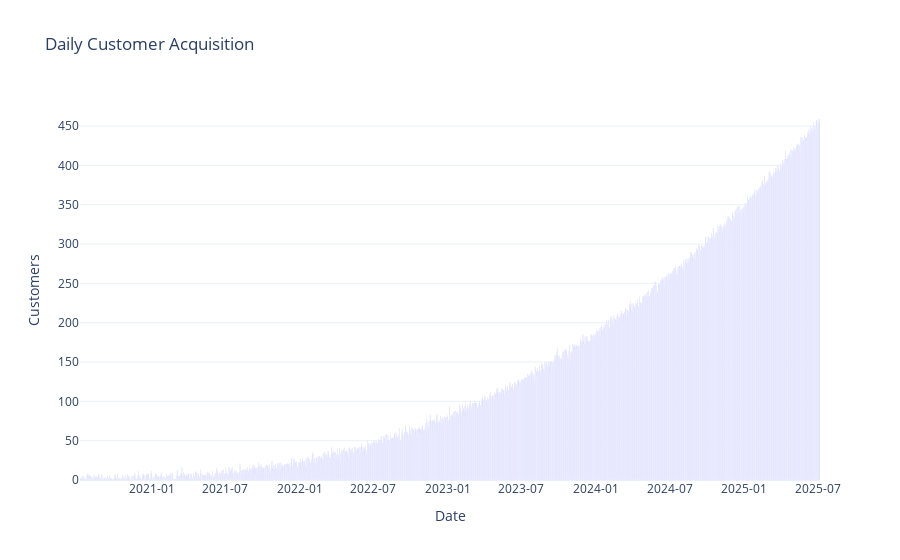

Write notebook code for a chart like this one.
### Code cell
import pandas as pd
import random 
from datetime import datetime, timedelta, date
import numpy as np
from scipy.stats import beta
import numpy as np

products = {
    'product_id': list(range(1, 16)),
    'Product Name': [
        'Brew Bliss Beans',
        'Java Journey Roast',
        'Caffeine Cascade',
        'Roast Ritual Reserve',
        'Mornin’ Mojo Blend',
        'Perk & Pour Grounds',
        'Daily Drip Delight',
        'Velvet Roast Co.',
        'Sunrise Sips',
        'Bold Brew Collective',
        'Midnight Mug Dark Roast',
        'Cuppa Joy Espresso',
        'The Beanery Box',
        'Golden Crema Collection',
        'Steam & Sip Select'
    ],
    'Freq': [10, 8, 8, 7, 6, 4, 3, 3, 3, 2, 2, 2, 1, 1, 1]
}

product_prices = {
    'Brew Bliss Beans': 19.99,
    'Java Journey Roast': 19.99,
    'Caffeine Cascade': 19.99,
    'Roast Ritual Reserve': 19.99,
    'Mornin’ Mojo Blend': 19.99,
    'Perk & Pour Grounds': 21.99,
    'Daily Drip Delight': 21.99,
    'Velvet Roast Co.': 19.99,
    'Sunrise Sips': 19.99,
    'Bold Brew Collective': 19.99,
    'Midnight Mug Dark Roast': 19.99,
    'Cuppa Joy Espresso': 19.99,
    'The Beanery Box': 19.99,
    'Golden Crema Collection': 19.99,
    'Steam & Sip Select': 23.99
}

product_bag = []
for i,a in enumerate(products['Product Name']):
    j = 1 
    while j <= products['Freq'][i]:
        product_bag.append(a)
        j = j+1

types = {'subscriber','alc'}
discounts = [0,0,0,0,0,0,0.1,0.1,0.1,0.1,0.1,0.1,0.1,0.1,0.2,0.2,0.2,0.3]
discount_mult = {0: [0,5], 0.1: list(range(0,21)), 0.2: list(range(21,40)), 0.3:[41,75]}
susbcription_types = [1,1,1,2,2,2,2,2,2,3,3,3,4,4,5,5,6]
subscription_type_mult = {1: list(range(20,50)),2: list(range(50,75)), 3: list(range(20,50)), 4:list(range(10,21)),
                          5: list(range(1,10)), 6:[1]}
subscription_status = {'active', 'cancel'}

today = date.today()
five_years_ago = today - timedelta(days=5*365)  # Approximate
total_days = 5*365

def simulate_customer_growth(start_date, end_date, num_customers, noise_std=3, growth_power=2):
    total_days = (end_date - start_date).days
    days = np.arange(total_days)
    
    base_curve = (days / total_days) ** growth_power
    base_curve = base_curve / base_curve.sum() * num_customers

    noise = np.random.normal(loc=0, scale=noise_std, size=total_days)
    daily_customers = np.maximum(base_curve + noise, 0).astype(int)

    daily_total = daily_customers.sum()
    difference = num_customers - daily_total

    if difference > 0:
        for _ in range(difference):
            daily_customers[np.random.randint(0, total_days)] += 1
    elif difference < 0:
        indices = np.where(daily_customers > 0)[0]
        for _ in range(-difference):
            i = np.random.choice(indices)
            daily_customers[i] -= 1

    purchase_dates = []
    for i, n in enumerate(daily_customers):
        purchase_dates.extend([start_date + timedelta(days=i)] * n)

    df = pd.DataFrame({'first_purchase_date': purchase_dates})
    return df

# PARAMETERS
num_subscribers = 203456
start_date = date.today() - timedelta(days=5 * 365)
end_date = date.today()

# Generate subscriber dates
sub_df = simulate_customer_growth(start_date, end_date, num_subscribers, noise_std=3, growth_power=2.5)

# Assign subscriber IDs
sub_df['customer_id'] = ['sub' + str(x) for x in range(1, num_subscribers + 1)]

# Assign products, subscription types, and discounts
sub_df['first_product'] = [random.choice(product_bag) for _ in range(num_subscribers)]
sub_df['subscription_type'] = [random.choice(susbcription_types) for _ in range(num_subscribers)]

# sub_df['subscription_type_code'] = [random.choice(susbcription_types) for _ in range(num_subscribers)]
sub_df['discount'] = [random.choice(discounts) for _ in range(num_subscribers)]

subscribers = sub_df.rename(columns={'subscription_type_code': 'subscription_type'})



# PARAMETERS
num_alc = 34890

# Generate alc dates
alc_df = simulate_customer_growth(start_date, end_date, num_alc, noise_std=3, growth_power=2.5)

# Assign alc IDs
alc_df['customer_id'] = ['alc' + str(x) for x in range(1, num_alc + 1)]
alc_df['subscription_type'] = ['alc'] * num_alc

# Assign products
alc_df['first_product'] = [random.choice(product_bag) for _ in range(num_alc)]

alcs = alc_df
    
alcs['subscription_type'] = 0
alcs['discount'] = 0

all_customers = pd.concat([subscribers,alcs])

all_customers.to_csv('/Users/brunodupont/Desktop/proj/data/coffee_customers.csv')

import plotly.express as px
import pandas as pd

# Group by first_purchase_date and count unique customers
daily_customers = all_customers.groupby(['first_purchase_date']).agg(
    customers=('customer_id', lambda x: x.nunique())
).reset_index()

# Optional: sort by date to ensure proper ordering
daily_customers = daily_customers.sort_values('first_purchase_date')

# Plot using Plotly
fig = px.bar(
    daily_customers,
    x='first_purchase_date',
    y='customers',
    title='Daily Customer Acquisition',
    labels={'first_purchase_date': 'First Purchase Date', 'customers': 'Number of Customers'},
    template='plotly_white'
)

fig.update_layout(
    xaxis_title='Date',
    yaxis_title='Customers',
    xaxis_tickformat='%Y-%m',
    bargap=0.1
)

fig.show()

import pandas as pd
import random
from datetime import datetime, timedelta
import numpy as np

all_customers['index'] = all_customers.index

order_probas = {1: 0.7, 2: 0.75, 3: 0.75, 4: 0.75, 5: 0.8, 6: 0.8, 7: 0.85, 8: 0.85, 9: 0.9, 10: 0.9, 
                11: 0.9, 12: 0.9, 13: 0.9, 14: 0.9, 15: 0.9, 16: 0.85, 17: 0.85, 18: 0.85, 19: 0.8, 20: 0.8}
disount_mult_ranges = {0: [0], 0.1: [1,15], 0.2: [15,25], 0.3: [25,40]}
subscription_type_mult = {
    1: list(range(0,10)), 2: list(range(0,1)), 3: list(range(10,20)), 4: list(range(20,30)),
    5: list(range(20,30)), 6: list(range(30,40))
}
skip_intervals = [0]*14 + [1]*3 + [2]*2 + [3]

product_bag = ["espresso", "latte", "cappuccino", "americano", "cold brew", "flat white"]  # example product list

subcusts = all_customers[all_customers['subscription_type'] > 0]
purchase_rows = []

for _, row in subcusts.iterrows():
    customer_id = row['customer_id']
    subscription_type = row['subscription_type']
    first_purchase_date = row['first_purchase_date']
    first_product = row['first_product']
    discount = row['discount']
    next_date = pd.to_datetime(first_purchase_date)
    purchase_rows.append([customer_id, next_date, first_product, 'sub'])

    corders = 1
    discount_mult = 1
    sub_mult = 1

    while corders <= 50:
        if corders > 20:
            new_order_prob = 0.75
        else:
            if corders == 1:
                discount_mult = 1 - (random.choice(disount_mult_ranges[discount]) / 100)
                sub_mult = 1 - (random.choice(subscription_type_mult[subscription_type]) / 100)
            new_order_prob = order_probas.get(corders, 0.75) * discount_mult * sub_mult

        if random.random() > new_order_prob:
            break

        next_product = random.choice([first_product]*123 + product_bag)
        interval_weeks = subscription_type * (1 + random.choice(skip_intervals))
        next_date += timedelta(days=interval_weeks * 7)

        purchase_rows.append([customer_id, next_date, next_product, 'sub'])
        corders += 1

# Convert to DataFrame at the end
purchases = pd.DataFrame(purchase_rows, columns=['customer_id', 'purchase_date', 'product_name', 'type'])

### Figure 1 — Plotly figure (JSON) as saved in the notebook; plotly's stock layout.template omitted (floating-point values rounded to 4 significant figures; data arrays with more than 128 entries replaced by an {"elided": "..."} marker saying what was removed)
{"data": [{"hovertemplate": "First Purchase Date=%{x}<br>Number of Customers=%{y}<extra></extra>", "legendgroup": "", "marker": {"color": "#636efa", "pattern": {"shape": ""}}, "name": "", "orientation": "v", "showlegend": false, "textposition": "auto", "type": "bar", "x": {"elided": "1771 str values"}, "xaxis": "x", "y": {"elided": "1771 int values"}, "yaxis": "y"}], "layout": {"bargap": 0.1, "barmode": "relative", "legend": {"tracegroupgap": 0}, "title": {"text": "Daily Customer Acquisition"}, "xaxis": {"anchor": "y", "domain": [0, 1], "tickformat": "%Y-%m", "title": {"text": "Date"}}, "yaxis": {"anchor": "x", "domain": [0, 1], "title": {"text": "Customers"}}}}
